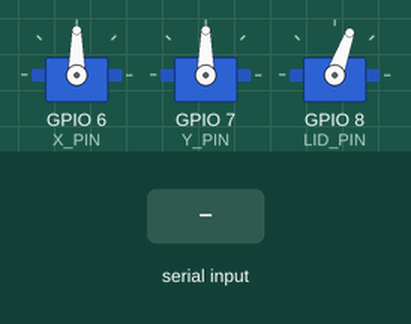
Bench run of a sketch on a simulated ESP32. Shown: 3 × servo. The test bench sets the inputs (shaded band). What the sketch prints to the serial monitor is not drawn.

Above: at 1.7 s.
1.8 s: "1" received over Serial
At 3.6 s:
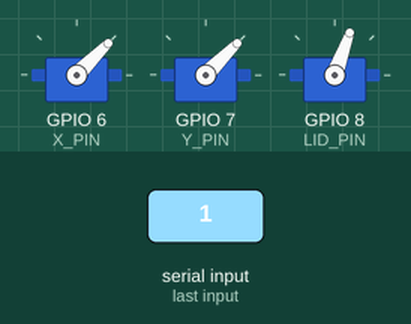
4.8 s: "4" received over Serial
At 5.4 s:
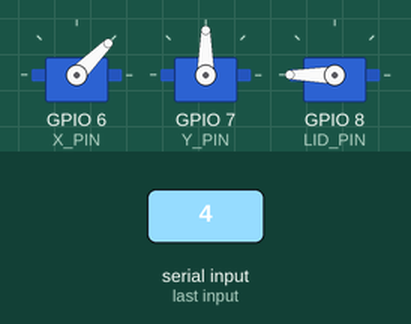
6.3 s: "2" received over Serial
At 8.3 s:
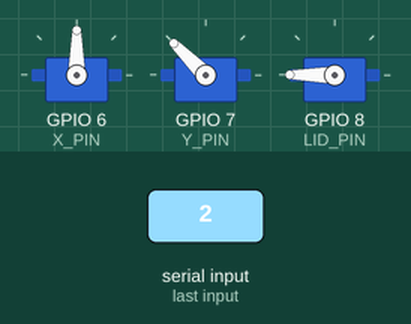
9.3 s: "3" received over Serial
At 10.5 s:
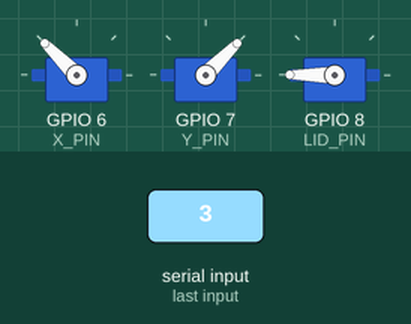
12.3 s: "5" received over Serial
At 13.5 s:
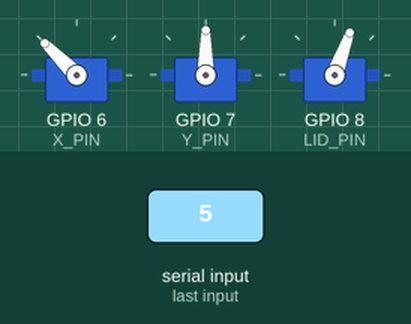
13.8 s: "2" received over Serial
At 15.2 s:
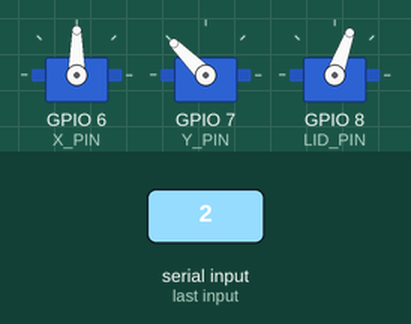
Timing chart, 0 to 17.8 s (numbered marks = the images above; inputs shaded):
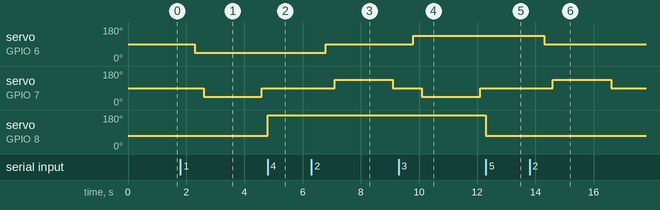

The sketch:

code.ino
```cpp
#include <ESP32Servo.h>

Servo servoX;
Servo servoY;
Servo servoLid;

const int X_PIN = 6;    // GPIO6 → Servo X (horizontal)
const int Y_PIN = 7;    // GPIO7 → Servo Y (vertical)
const int LID_PIN = 8;  // GPIO8 → Servo Lid (S3003)
const int SERVO_LID_START = 70;
const int SERVO_LID_OPEN = 110+SERVO_LID_START;
void setup() {
  Serial.begin(115200);

  servoX.setPeriodHertz(50);   // MG995
  servoY.setPeriodHertz(50);   // MG995
  servoLid.setPeriodHertz(50); // S3003

  servoX.attach(X_PIN, 500, 2400);
  servoY.attach(Y_PIN, 500, 2400);
  servoLid.attach(LID_PIN, 500, 2400);

  // Initial position
  servoX.write(90);
  servoY.write(90);
  servoLid.write(SERVO_LID_START);  // Lid closed
  delay(500);
  servoLid.detach();
}

void loop() {
  if (Serial.available()) {
    char command = Serial.read();

    switch (command) {
      case '1':
        Serial.println("▶️ Dumping in Sector 1...");
        delay(500);
        servoX.write(45);        // Rotate to sector 1
        delay(300);
        servoY.write(45);        // Tilt to dump
        delay(2000);
        servoY.write(90);        // Reset Y
        delay(200);
        break;

      case '2':
        Serial.println("▶️ Dumping in Sector 2...");

        delay(500);

        servoX.write(90);        // Center
        delay(300);
        servoY.write(135);       // Dump
        delay(2000);
        servoY.write(90);        // Reset Y
        delay(200);
        break;

      case '3':
        Serial.println("▶️ Dumping in Sector 3...");
        delay(500);

        servoX.write(135);       // Rotate to sector 3
        delay(300);
        servoY.write(45);        // Dump
        delay(2000);
        servoY.write(90);        // Reset Y
        delay(200);
        break;

      case '4':
        Serial.println("📂 Manually opening lid");
        servoLid.attach(LID_PIN, 600, 2300);        // Reattach in case it was detached
        servoLid.write(SERVO_LID_OPEN);             // Open lid
        delay(500);                                 // Give time to move
        servoLid.detach();                          // Release the servo
        break;

      case '5':
        Serial.println("📂 Manually opening lid");
        servoLid.attach(LID_PIN, 600, 2300);        // Reattach in case it was detached
        servoLid.write(SERVO_LID_START);             // Open lid
        delay(500);                                 // Give time to move
        servoLid.detach();                          // Release the servo
        break;


      default:
        Serial.println("❌ Invalid command. Send 1, 2, 3, 4, or 5.");
        break;
    }
  }
}
```

Measured:
- after the input at 1.8 s, servo on GPIO 6 (X_PIN): 90° → 45° after 0.50 s; servo on GPIO 7 (Y_PIN): 90° → 45° after 0.80 s, → 90° 2.0 s later
- after the input at 4.8 s, servo on GPIO 8 (LID_PIN): 70° → 180° at once
- after the input at 6.3 s, servo on GPIO 6 (X_PIN): 45° → 90° after 0.50 s; servo on GPIO 7 (Y_PIN): 90° → 135° after 0.80 s, → 90° 2.0 s later
- after the input at 9.3 s, servo on GPIO 6 (X_PIN): 90° → 135° after 0.50 s; servo on GPIO 7 (Y_PIN): 90° → 45° after 0.80 s, → 90° 2.0 s later
- after the input at 12.3 s, servo on GPIO 8 (LID_PIN): 180° → 70° at once
- after the input at 13.8 s, servo on GPIO 6 (X_PIN): 135° → 90° after 0.50 s; servo on GPIO 7 (Y_PIN): 90° → 135° after 0.80 s, → 90° 2.0 s later
